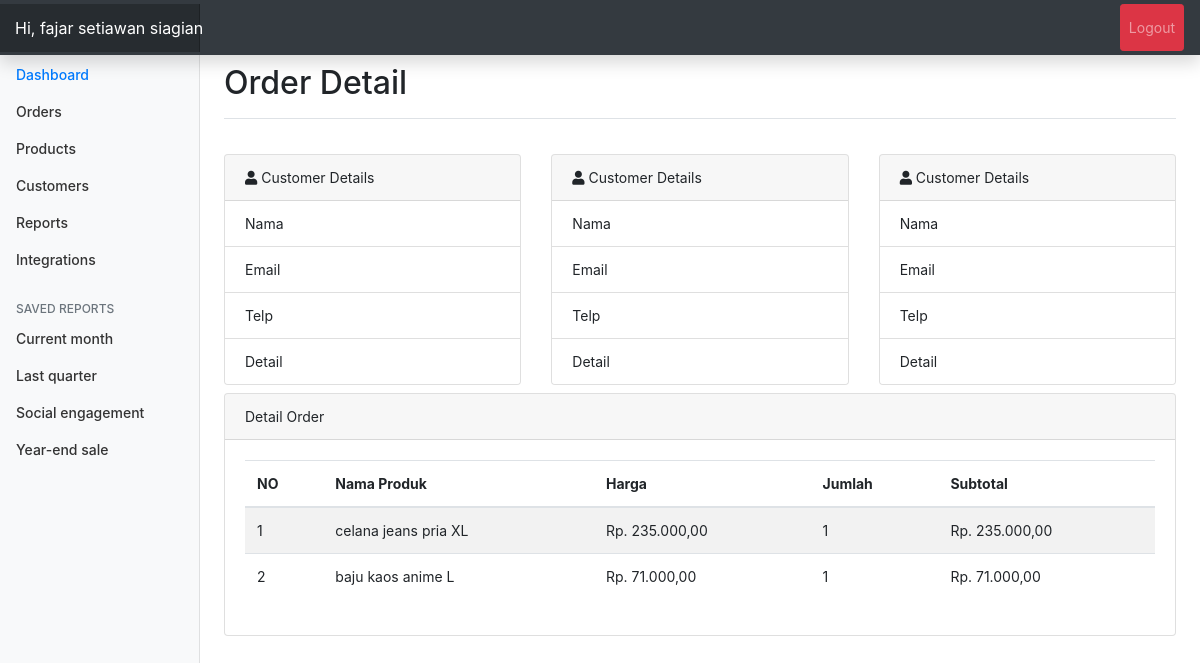
The app's page /admin/index.php?page=detail&id=42e66854-e6c8-4899-a397-d73a3fcda4f1 (signed in), older data.
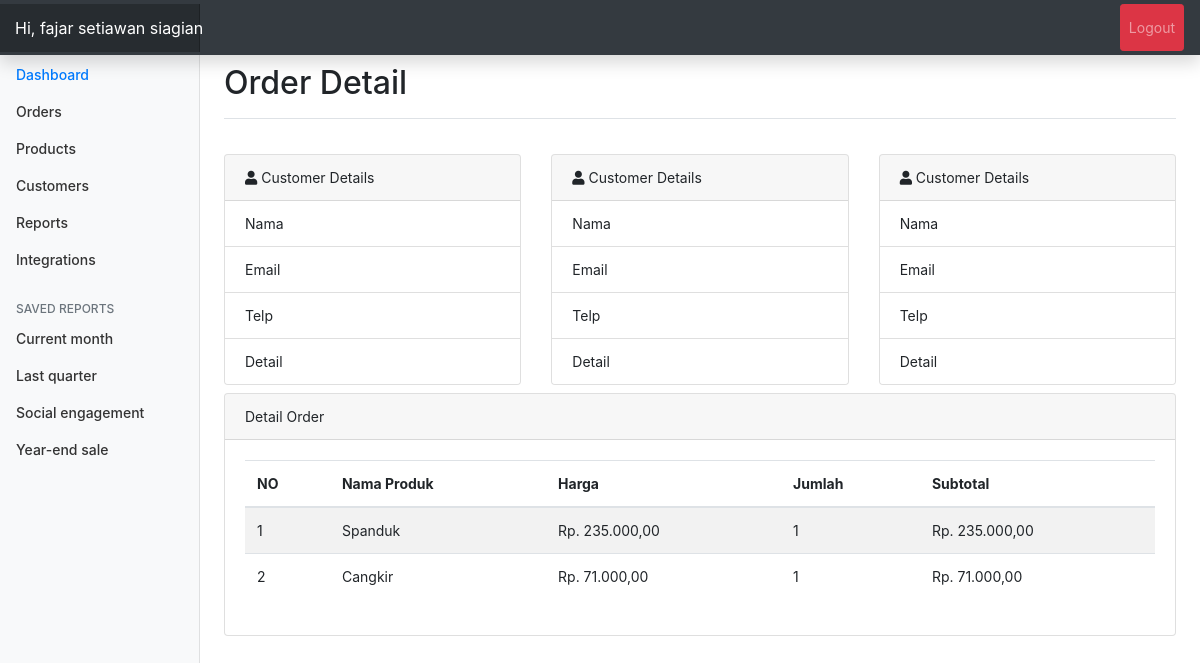
The same page, newer data.
### tables this page shows
CREATE TABLE `pembelian_produk` (
  `id_pembelian_produk` varchar(50) NOT NULL,
  `id_orders` varchar(50) NOT NULL,
  `id_produk` varchar(50) NOT NULL,
  `jumlah` int(10) NOT NULL,
  `nama` varchar(100) NOT NULL,
  `harga` decimal(10,0) NOT NULL,
  `berat` decimal(10,0) NOT NULL,
  `sub_berat` decimal(10,0) NOT NULL,
  `sub_harga` decimal(10,0) NOT NULL
);

CREATE TABLE `products` (
  `id_produk` varchar(50) NOT NULL,
  `nm_products` varchar(100) NOT NULL,
  `harga` decimal(11,0) NOT NULL,
  `berat` int(11) NOT NULL,
  `img` varchar(150) NOT NULL,
  `deskripsi` text NOT NULL,
  `created` datetime NOT NULL DEFAULT CURRENT_TIMESTAMP
);

### function/rupiah.php (called while the page is built)
<?php
function rupiah($angka){
	$hasil = "Rp.  " . number_format($angka, 2, ',', '.');
	return $hasil;
}
?>

### admin/details.php (the view, shortened to what this page needs)
<div class="d-flex justify-content-between flex-wrap flex-md-nowrap align-items-center pt-3 pb-2 border-bottom">
	<h1 class="h2">Order Detail</h1>
</div>
<?php
$id = $_GET['id'];
?>
<pre>
</pre>
<div class="row">
	<div class="col-md-4">
		<div class="card">
			<div class="card-header">
				<i class="fa fa-user"></i> Customer Details
			</div>
			<ul class="list-group list-group-flush">
				<li class="list-group-item">Nama</li>
				<li class="list-group-item">Email</li>
				<li class="list-group-item">Telp</li>
				<li class="list-group-item">Detail</li>
			</ul>
		</div>
	</div>
	<div class="col-md-4">
		<div class="card">
			<div class="card-header">
				<i class="fa fa-user"></i> Customer Details
			</div>
			<ul class="list-group list-group-flush">
				<li class="list-group-item">Nama</li>
				<li class="list-group-item">Email</li>
				<li class="list-group-item">Telp</li>
				<li class="list-group-item">Detail</li>
			</ul>
		</div>
	</div>
	<div class="col-md-4">
		<div class="card">
			<div class="card-header">
				<i class="fa fa-user"></i> Customer Details
			</div>
			<ul class="list-group list-group-flush">
				<li class="list-group-item">Nama</li>
				<li class="list-group-item">Email</li>
				<li class="list-group-item">Telp</li>
				<li class="list-group-item">Detail</li>
			</ul>
		</div>
	</div>
</div>
<div class="card my-2">
	<div class="card-header">
		Detail Order
	</div>
	<div class="card-body">
		<div class="table-responsive">
			<table class="table table-striped">
				<thead>
					<th>NO</th>
					<th>Nama Produk</th>
					<th>Harga</th>
					<th>Jumlah</th>
					<th>Subtotal</th>
				</thead>
				<tbody>
				<?php
					$no = 1;
					$qPembelian_Produk = "SELECT
										    *
										FROM
										    `pembelian_produk`
										LEFT JOIN products USING(id_produk)
										WHERE
										    id_orders = '$id'";
					$Sql_Pembelian_Produk = mysqli_query($koneksi, $qPembelian_Produk) or die(mysqli_error($koneksi));
					while($order = mysqli_fetch_assoc($Sql_Pembelian_Produk)):
				?>
				<tr>
					<td><?=$no++;?></td>
					<td><?=$order['nm_products'];?></td>
					<td><?=rupiah($order['harga']);?></td>
					<td><?=$order['jumlah'];?></td>
					<td><?=rupiah($order['jumlah']*$order['harga']);?></td>
				</tr>
				<?php
					endwhile;
				?>
				</tbody>
			</table>
		</div>
	</div>
</div>

### admin/index.php (shortened to what this page needs)
<?php
require_once "../config/config.php";
include_once "../function/rupiah.php";
$admin = $_SESSION['admin']['nama_lengkap'];
?>
<!doctype html>
<html lang="en">
  <head>
    <link href="../bower_components/bootstrap/dist/css/bootstrap.min.css" rel="stylesheet">
    <link rel="stylesheet" href="../bower_components/fontawesome/css/all.min.css">
    <link href="assets/css/admin.css" rel="stylesheet">
  </head>
  <body>
    <nav class="navbar navbar-dark fixed-top bg-dark flex-md-nowrap p-0 shadow">
      <a class="navbar-brand col-sm-3 col-md-2 mr-0" href="#">Hi, <?=$admin;?></a>
      <ul class="navbar-nav px-3">
        <li class="nav-item text-nowrap btn btn-danger btn-sm btn-block my-1">
          <a class="nav-link" href="logout.php">Logout</a>
        </li>
      </ul>
    </nav>
    <div class="container-fluid">
      <div class="row">
        <nav class="col-md-2 d-none d-md-block bg-light sidebar">
          <div class="sidebar-sticky">
            <ul class="nav flex-column">
              <li class="nav-item">
                <a class="nav-link active" href="index.php">
                  Dashboard <span class="sr-only">(current)</span>
                </a>
              </li>
              <li class="nav-item">
                <a class="nav-link" href="index.php?page=orders">
                  Orders
                </a>
              </li>
              <li class="nav-item">
                <a class="nav-link" href="index.php?page=products">
                  Products
                </a>
              </li>
              <li class="nav-item">
                <a class="nav-link" href="index.php?page=customers">
                  Customers
                </a>
              </li>
              <li class="nav-item">
                <a class="nav-link" href="#">
                  Reports
                </a>
              </li>
              <li class="nav-item">
                <a class="nav-link" href="#">
                  Integrations
                </a>
              </li>
            </ul>
            <h6 class="sidebar-heading d-flex justify-content-between align-items-center px-3 mt-4 mb-1 text-muted">
            <span>Saved reports</span>
            </h6>
            <ul class="nav flex-column mb-2">
              <li class="nav-item">
                <a class="nav-link" href="#">
                  Current month
                </a>
              </li>
              <li class="nav-item">
                <a class="nav-link" href="#">
                  Last quarter
                </a>
              </li>
              <li class="nav-item">
                <a class="nav-link" href="#">
                  Social engagement
                </a>
              </li>
              <li class="nav-item">
                <a class="nav-link" href="#">
                  Year-end sale
                </a>
              </li>
            </ul>
          </div>
        </nav>
        <main role="main" class="col-md-9 ml-sm-auto col-lg-10 px-4 pb-4">
        <?php
        if(isset($_GET['page'])){
          if($_GET['page'] == "products"){
            include_once "products.php";
          }
          elseif($_GET['page'] == "orders"){
            include_once "orders.php";
          }
          elseif ($_GET['page'] == "customers") {
            include_once "customers.php";
          }
          elseif($_GET['page'] == "detail"){
            include "details.php";
          }
          elseif($_GET['page'] == "tambahproduk"){
            include "tambahproduk.php";
          }
          elseif($_GET['page'] == "hapusproduk"){
            include "hapusproduk.php";
          }
          elseif($_GET['page'] == "ubahproduk"){
            include "ubahproduk.php";
          }
        }
        else{
          include_once 'home.php';
        }
        ?>
        </main>
      </div>
    </div>
  </body>
</html>

### admin/assets/css/admin.css (style rules this page uses)
body { font-size: .875rem; }
.sidebar { position: fixed; top: 0; bottom: 0; left: 0; z-index: 100; padding: 48px 0 0; box-shadow: inset -1px 0 0 rgba(0, 0, 0, .1); }
.sidebar-sticky { position: relative; top: 0; height: calc(100vh - 48px); padding-top: .5rem; overflow-x: hidden; overflow-y: auto; }
.sidebar .nav-link { font-weight: 500; color: #333; }
.sidebar .nav-link.active { color: #007bff; }
.sidebar-heading { font-size: .75rem; text-transform: uppercase; }
[role="main"] { padding-top: 133px; }
@media (min-width: 768px) { [role="main"] { padding-top: 48px; } }
.navbar-brand { padding-top: .75rem; padding-bottom: .75rem; font-size: 1rem; background-color: rgba(0, 0, 0, .25); box-shadow: inset -1px 0 0 rgba(0, 0, 0, .25); }

Row changes from the older to the newer data that the page shows:
changed through a linked row, pembelian_produk "Rp. 235.000,00": id_produk.nm_products "celana jeans pria XL" → "Spanduk"
changed through a linked row, pembelian_produk "Rp. 71.000,00": id_produk.nm_products "baju kaos anime L" → "Cangkir"
